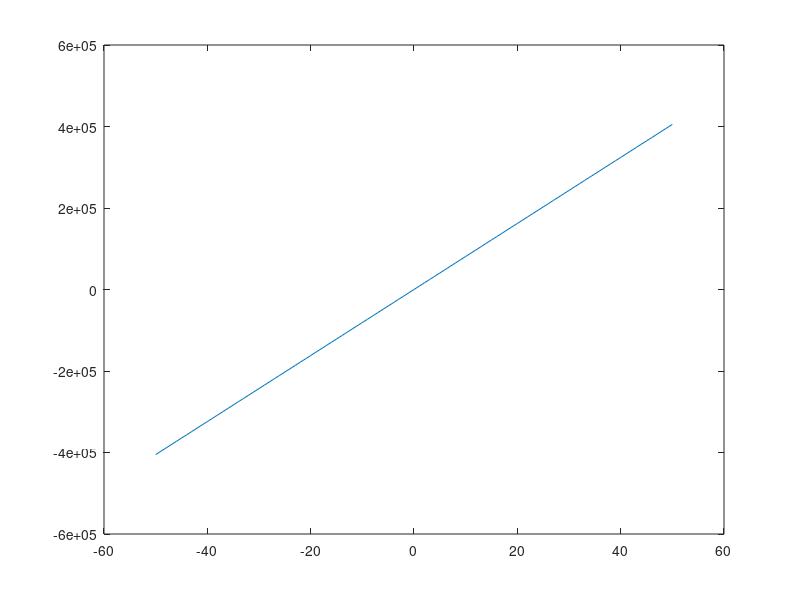

Source code (MATLAB):
%Octave Scrpt
% Title         :Funciones trscendentes
% Author        :Maria Guadalupe Martinez Santiago  
%Date           :202123638
%Version        :1
%Usage          :octave>/phat/Funcion17
%Notes          :Requiere aplicacion de octave para la ejecucion y graficacion 

disp('BIYECTIVA')
%Dominio de funcion
x=-50:1:50;
%Funcion
ir=e.^9*x+17;
%Plotear funcion
plot(x,ir);